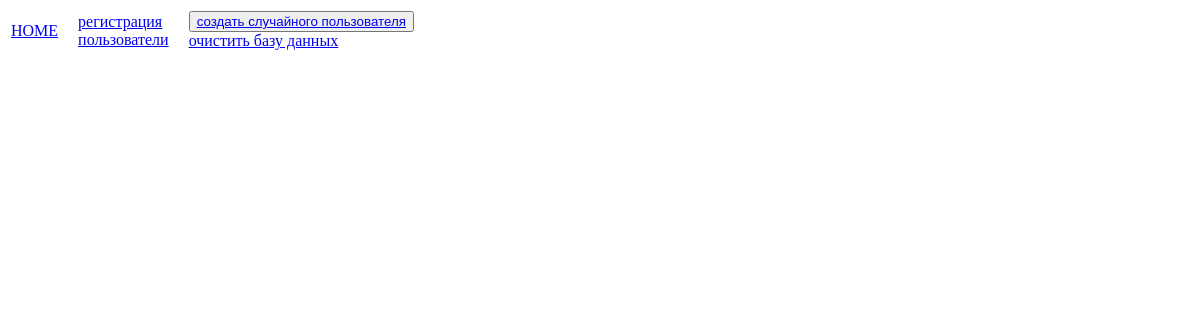
Page /regs/r_read/ on the earlier database version.
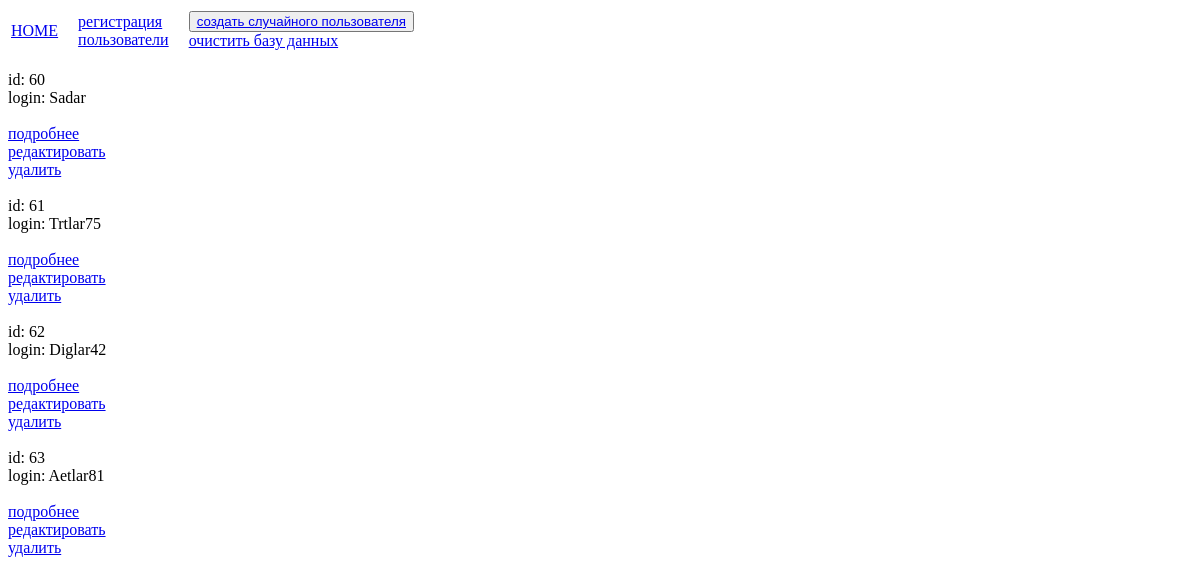
Same page on the later database version.
### currency/models.py (models this page shows)
class Registrator(models.Model):
    login = models.CharField(max_length=16)
    passwords = models.CharField(max_length=20)
    mails = models.CharField(max_length=20)

### currency/views.py (the view)
# urls.py: path('r_read/', RegReadViews.as_view(), name="reg-read"),
class RegReadViews(ListView):
    model = Registrator
    template_name = "r_read.html"

### currency/templates/r_read.html (shortened to what this page needs)
{%extends 'base.html'%}
{%block main_content%}
{%for i in registrator_list%}
id: {{i.id}}</br>
login: {{i.login}}</br>
<a href="{%url 'reg-info' pk=i.pk%}">подробнее</a></br>
<a href="{%url 'reg-update' pk=i.pk%}">редактировать</a></br>
<a href="{%url 'reg-delete' pk=i.pk%}">удалить</a>
{%endfor%}
{%endblock%}

Differences in the rows shown:
added Registrator: id "60", login "Sadar"
added Registrator: id "61", login "Trtlar75"
added Registrator: id "62", login "Diglar42"
added Registrator: id "63", login "Aetlar81"
